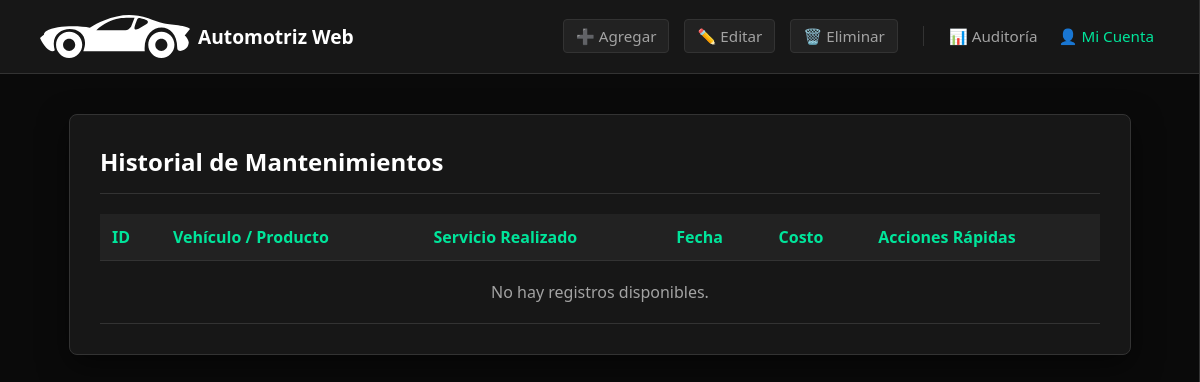
Before: /servicio.php (signed in) with the older database file.
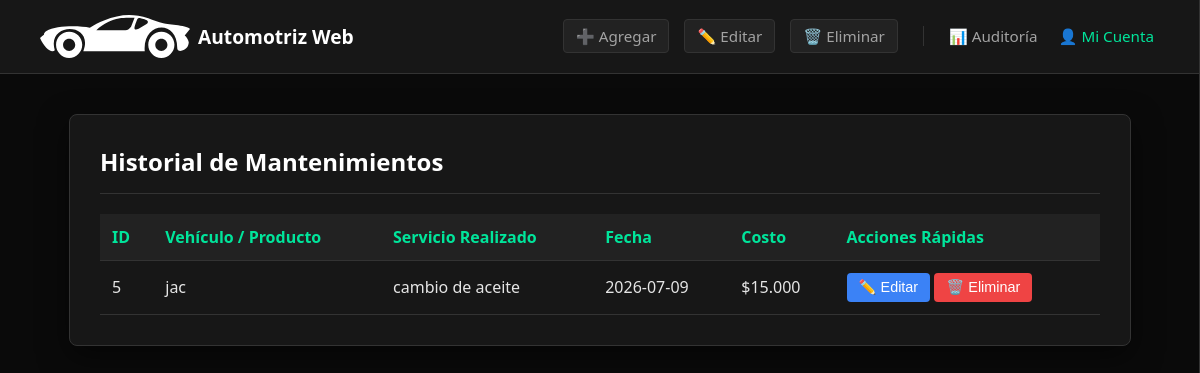
After: the same page with the newer database file.
### tables this page shows
CREATE TABLE registros (
    id INTEGER PRIMARY KEY AUTOINCREMENT,
    vehiculo TEXT NOT NULL,
    servicio TEXT NOT NULL,
    fecha DATE NOT NULL,
    costo REAL NOT NULL
);

### crud.php (called while the page is built, shortened)
<?php
function conectarBD() {
    static $db = null;
    if ($db === null) {
        $db = new PDO('sqlite:mantenimiento.db');
        $db->setAttribute(PDO::ATTR_ERRMODE, PDO::ERRMODE_EXCEPTION);
        $db->setAttribute(PDO::ATTR_TIMEOUT, 5);
        $db->exec("CREATE TABLE IF NOT EXISTS registros (
            id INTEGER PRIMARY KEY AUTOINCREMENT,
            vehiculo TEXT NOT NULL,
            servicio TEXT NOT NULL,
            fecha DATE NOT NULL,
            costo REAL NOT NULL
        )");
        $db->exec("CREATE TABLE IF NOT EXISTS usuarios (
            id INTEGER PRIMARY KEY AUTOINCREMENT,
            rut TEXT UNIQUE NOT NULL,
            correo TEXT UNIQUE NOT NULL,
            password TEXT NOT NULL,
            verificado INTEGER DEFAULT 0,
            token TEXT,
            nombre TEXT,
            apellido TEXT,
            fecha_nacimiento DATE,
            direccion TEXT
        )");
        $db->exec("CREATE TABLE IF NOT EXISTS logs (
            id INTEGER PRIMARY KEY AUTOINCREMENT,
            usuario TEXT NOT NULL,
            accion TEXT NOT NULL,
            fecha DATETIME DEFAULT CURRENT_TIMESTAMP
        )");
    }
    try {
        $db->exec("ALTER TABLE usuarios ADD COLUMN rol TEXT DEFAULT 'usuario'");
    } catch (Exception $e) {}
        try { $db->exec("ALTER TABLE usuarios ADD COLUMN rol TEXT DEFAULT 'usuario'"); } catch (Exception $e) {}
        try { $db->exec("ALTER TABLE usuarios ADD COLUMN ip TEXT DEFAULT 'Desconocida'"); } catch (Exception $e) {}
    return $db;
}
function obtenerRegistros() {
    $db = conectarBD();
    $stmt = $db->query("SELECT * FROM registros ORDER BY fecha DESC");
    return $stmt->fetchAll(PDO::FETCH_ASSOC);
}
?>

### servicio.php (the view, shortened to what this page needs)
<?php
require_once 'crud.php';
$registros = obtenerRegistros();
?>
<!DOCTYPE html>
<html lang="es">
<head>
</head>
<body>
    <nav class="navbar">
        <div class="navbar-brand">
            <img src="img/car.svg" alt="Logo">
            Automotriz Web
        </div>
        <div class="navbar-links">
            <button class="btn-nav-crud" onclick="abrirModal('agregarModal')">➕ Agregar</button>
            <button class="btn-nav-crud" onclick="abrirModal('editarModal')">✏️ Editar</button>
            <button class="btn-nav-crud" onclick="abrirModal('eliminarModal')">🗑️ Eliminar</button>
            <?php if (isset($_SESSION['rol']) && $_SESSION['rol'] === 'admin'): ?>
                <a href="logs.php">📊 Auditoría</a>
            <?php endif; ?>
            <button onclick="abrirModal('cuentaModal')" style="color: #00E59B;">👤 Mi Cuenta</button>
        </div>
    </nav>
    <aside class="sidebar" id="sidebar">
        <button class="close-btn" onclick="toggleMenu()">×</button>
    </aside>
    <div class="container">
        <h1>Historial de Mantenimientos</h1>
        <table>
            <thead>
                <tr>
                    <th>ID</th>
                    <th>Vehículo / Producto</th>
                    <th>Servicio Realizado</th>
                    <th>Fecha</th>
                    <th>Costo</th>
                    <th>Acciones Rápidas</th>
                </tr>
            </thead>
            <tbody>
                <?php foreach ($registros as $fila): ?>
                <tr>
                    <td><?php echo htmlspecialchars($fila['id']); ?></td>
                    <td><?php echo htmlspecialchars($fila['vehiculo']); ?></td>
                    <td><?php echo htmlspecialchars($fila['servicio']); ?></td>
                    <td><?php echo htmlspecialchars($fila['fecha']); ?></td>
                    <td>$<?php echo number_format($fila['costo'], 0, ',', '.'); ?></td>
                    <td>
                        <button class="btn-edit" onclick="prepararEdicion(<?php echo $fila['id']; ?>)">✏️ Editar</button>
                        <button class="btn-delete" onclick="prepararEliminacion(<?php echo $fila['id']; ?>)">🗑️ Eliminar</button>
                    </td>
                </tr>
                <?php endforeach; ?>
                <?php if (empty($registros)): ?>
                <tr><td colspan="6" style="text-align: center; color: #a3a3a3; padding: 20px;">No hay registros disponibles.</td></tr>
                <?php endif; ?>
            </tbody>
        </table>
    </div>
</body>
</html>

Changed rows visible on the page:
added registros: id "5", vehiculo "jac", servicio "cambio de aceite", fecha "2026-07-09", costo "15.000"
Other visible differences:
text no longer shown: "No hay registros disponibles."
